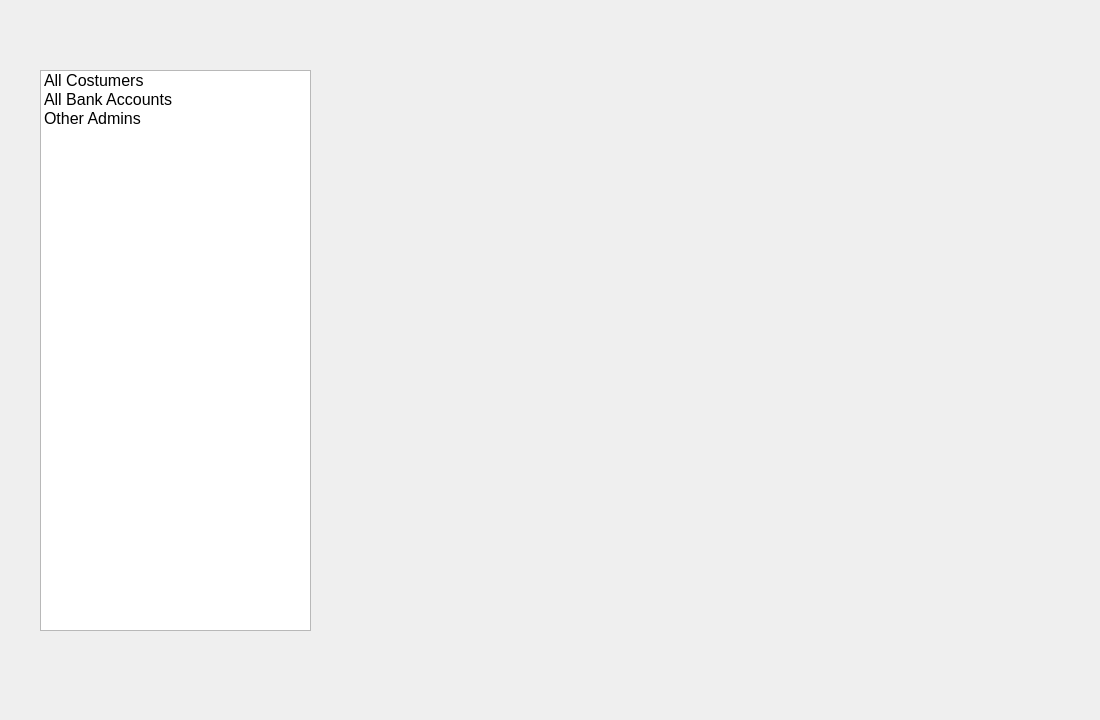
<?xml version="1.0" encoding="UTF-8"?>
<ui version="4.0">
 <class>AdminPanel</class>
 <widget class="QWidget" name="AdminPanel">
  <property name="geometry">
   <rect>
    <x>0</x>
    <y>0</y>
    <width>1100</width>
    <height>720</height>
   </rect>
  </property>
  <property name="windowTitle">
   <string>Form</string>
  </property>
  <widget class="QListWidget" name="AdminOptions">
   <property name="geometry">
    <rect>
     <x>40</x>
     <y>70</y>
     <width>271</width>
     <height>561</height>
    </rect>
   </property>
   <item>
    <property name="text">
     <string>All Costumers</string>
    </property>
    <property name="font">
     <font>
      <pointsize>12</pointsize>
     </font>
    </property>
   </item>
   <item>
    <property name="text">
     <string>All Bank Accounts</string>
    </property>
    <property name="font">
     <font>
      <pointsize>12</pointsize>
     </font>
    </property>
   </item>
   <item>
    <property name="text">
     <string>Other Admins</string>
    </property>
    <property name="font">
     <font>
      <pointsize>12</pointsize>
     </font>
    </property>
   </item>
  </widget>
  <widget class="QStackedWidget" name="stackedWidget">
   <property name="geometry">
    <rect>
     <x>460</x>
     <y>80</y>
     <width>531</width>
     <height>551</height>
    </rect>
   </property>
   <property name="currentIndex">
    <number>2</number>
   </property>
   <widget class="QWidget" name="pageShowCostumers">
    <widget class="QListWidget" name="CostumersList">
     <property name="geometry">
      <rect>
       <x>0</x>
       <y>0</y>
       <width>531</width>
       <height>551</height>
      </rect>
     </property>
     <property name="styleSheet">
      <string notr="true">font: 12pt &quot;Segoe UI&quot;;</string>
     </property>
    </widget>
   </widget>
   <widget class="QWidget" name="allBankAccounts">
    <widget class="QListWidget" name="AccountsList">
     <property name="geometry">
      <rect>
       <x>0</x>
       <y>0</y>
       <width>531</width>
       <height>551</height>
      </rect>
     </property>
     <property name="styleSheet">
      <string notr="true">font: 12pt &quot;Segoe UI&quot;;</string>
     </property>
    </widget>
   </widget>
   <widget class="QWidget" name="otherAdminsPage"/>
  </widget>
 </widget>
 <resources/>
 <connections>
  <connection>
   <sender>AdminOptions</sender>
   <signal>itemClicked(QListWidgetItem*)</signal>
   <receiver>AdminPanel</receiver>
   <slot>on_AdminOptions_itemClicked(QListWidgetItem*)</slot>
   <hints>
    <hint type="sourcelabel">
     <x>236</x>
     <y>250</y>
    </hint>
    <hint type="destinationlabel">
     <x>312</x>
     <y>320</y>
    </hint>
   </hints>
  </connection>
 </connections>
 <slots>
  <slot>on_AdminOptions_itemClicked(QListWidgetItem*)</slot>
 </slots>
</ui>
